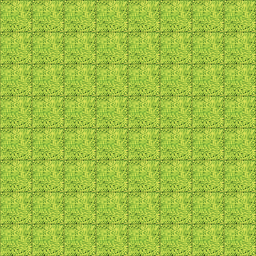

The image is a tile-based game level rendered from a .tmx file. Its description and source (layers, tilesets, objects; grid data summarised) follow:
An orthogonal 8x8 tile map with 32x32 px tiles, 1 tile layer (terrain) and 24 objects (22x tree, tank, turret).

<map version="1.0" orientation="orthogonal" renderorder="right-down" width="8" height="8" tilewidth="32" tileheight="32" nextobjectid="187">
  <properties>
    <property name="algorithm" value="" />
    <property name="wind" value="right" />
  </properties>
  <tileset firstgid="1" name="Sprites" tilewidth="32" tileheight="32" tilecount="25" columns="5">
    <image source="../Textures/Sprites.png" width="160" height="160" />
  </tileset>
  <layer name="terrain" width="8" height="8">
    <data>[64 cells, 64 non-empty, 1 distinct tile ids]</data>
  </layer>
  <objectgroup name="tanks">
    <object id="138" name="tank" type="tank" gid="20" x="32" y="96" width="32" height="32" rotation="-270">
      <properties>
        <property name="capacity" type="int" value="5" />
        <property name="maxCapacity" type="int" value="5" />
        <property name="maxPressure" type="int" value="5" />
      </properties>
    </object>
  </objectgroup>
  <objectgroup name="turrets">
    <object id="139" name="turret" type="turret" gid="21" x="32" y="96" width="32" height="32" rotation="-270" />
  </objectgroup>
  <objectgroup name="trees">
    <object id="165" name="tree" type="tree" gid="6" x="128" y="64" width="32" height="32">
      <properties>
        <property name="burns" type="bool" value="false" />
        <property name="hitpoints" type="int" value="10" />
      </properties>
    </object>
    <object id="166" name="tree" type="tree" gid="6" x="96" y="224" width="32" height="32">
      <properties>
        <property name="burns" type="bool" value="false" />
        <property name="hitpoints" type="int" value="10" />
      </properties>
    </object>
    <object id="167" name="tree" type="tree" gid="6" x="224" y="224" width="32" height="32">
      <properties>
        <property name="burns" type="bool" value="true" />
        <property name="hitpoints" type="int" value="10" />
      </properties>
    </object>
    <object id="168" name="tree" type="tree" gid="6" x="160" y="96" width="32" height="32">
      <properties>
        <property name="burns" type="bool" value="true" />
        <property name="hitpoints" type="int" value="10" />
      </properties>
    </object>
    <object id="169" name="tree" type="tree" gid="6" x="192" y="128" width="32" height="32">
      <properties>
        <property name="burns" type="bool" value="false" />
        <property name="hitpoints" type="int" value="10" />
      </properties>
    </object>
    <object id="170" name="tree" type="tree" gid="6" x="160" y="224" width="32" height="32">
      <properties>
        <property name="burns" type="bool" value="false" />
        <property name="hitpoints" type="int" value="10" />
      </properties>
    </object>
    <object id="171" name="tree" type="tree" gid="6" x="224" y="128" width="32" height="32">
      <properties>
        <property name="burns" type="bool" value="false" />
        <property name="hitpoints" type="int" value="10" />
      </properties>
    </object>
    <object id="172" name="tree" type="tree" gid="6" x="192" y="192" width="32" height="32">
      <properties>
        <property name="burns" type="bool" value="false" />
        <property name="hitpoints" type="int" value="10" />
      </properties>
    </object>
    <object id="173" name="tree" type="tree" gid="6" x="192" y="64" width="32" height="32">
      <properties>
        <property name="burns" type="bool" value="false" />
        <property name="hitpoints" type="int" value="10" />
      </properties>
    </object>
    <object id="174" name="tree" type="tree" gid="6" x="160" y="64" width="32" height="32">
      <properties>
        <property name="burns" type="bool" value="false" />
        <property name="hitpoints" type="int" value="10" />
      </properties>
    </object>
    <object id="175" name="tree" type="tree" gid="6" x="128" y="96" width="32" height="32">
      <properties>
        <property name="burns" type="bool" value="false" />
        <property name="hitpoints" type="int" value="10" />
      </properties>
    </object>
    <object id="176" name="tree" type="tree" gid="6" x="192" y="96" width="32" height="32">
      <properties>
        <property name="burns" type="bool" value="false" />
        <property name="hitpoints" type="int" value="10" />
      </properties>
    </object>
    <object id="177" name="tree" type="tree" gid="6" x="160" y="192" width="32" height="32">
      <properties>
        <property name="burns" type="bool" value="false" />
        <property name="hitpoints" type="int" value="10" />
      </properties>
    </object>
    <object id="178" name="tree" type="tree" gid="6" x="192" y="160" width="32" height="32">
      <properties>
        <property name="burns" type="bool" value="false" />
        <property name="hitpoints" type="int" value="10" />
      </properties>
    </object>
    <object id="179" name="tree" type="tree" gid="6" x="96" y="64" width="32" height="32">
      <properties>
        <property name="burns" type="bool" value="false" />
        <property name="hitpoints" type="int" value="10" />
      </properties>
    </object>
    <object id="180" name="tree" type="tree" gid="6" x="160" y="160" width="32" height="32">
      <properties>
        <property name="burns" type="bool" value="false" />
        <property name="hitpoints" type="int" value="10" />
      </properties>
    </object>
    <object id="181" name="tree" type="tree" gid="6" x="224" y="160" width="32" height="32">
      <properties>
        <property name="burns" type="bool" value="false" />
        <property name="hitpoints" type="int" value="10" />
      </properties>
    </object>
    <object id="182" name="tree" type="tree" gid="6" x="224" y="192" width="32" height="32">
      <properties>
        <property name="burns" type="bool" value="false" />
        <property name="hitpoints" type="int" value="10" />
      </properties>
    </object>
    <object id="183" name="tree" type="tree" gid="6" x="192" y="224" width="32" height="32">
      <properties>
        <property name="burns" type="bool" value="false" />
        <property name="hitpoints" type="int" value="10" />
      </properties>
    </object>
    <object id="184" name="tree" type="tree" gid="6" x="128" y="192" width="32" height="32">
      <properties>
        <property name="burns" type="bool" value="true" />
        <property name="hitpoints" type="int" value="10" />
      </properties>
    </object>
    <object id="185" name="tree" type="tree" gid="6" x="96" y="192" width="32" height="32">
      <properties>
        <property name="burns" type="bool" value="false" />
        <property name="hitpoints" type="int" value="10" />
      </properties>
    </object>
    <object id="186" name="tree" type="tree" gid="6" x="128" y="224" width="32" height="32">
      <properties>
        <property name="burns" type="bool" value="false" />
        <property name="hitpoints" type="int" value="10" />
      </properties>
    </object>
  </objectgroup>
</map>
